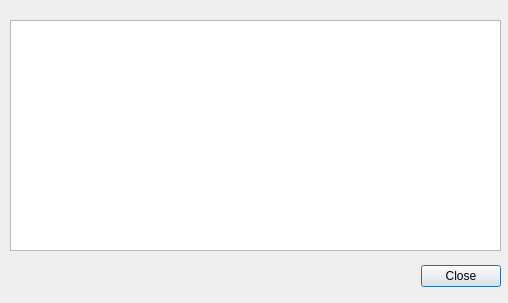
<?xml version="1.0" encoding="UTF-8"?>
<ui version="4.0">
 <class>sheetDialog</class>
 <widget class="QDialog" name="sheetDialog">
  <property name="geometry">
   <rect>
    <x>0</x>
    <y>0</y>
    <width>508</width>
    <height>303</height>
   </rect>
  </property>
  <property name="windowTitle">
   <string>Spreadsheet</string>
  </property>
  <property name="windowIcon">
   <iconset>
    <normaloff>../../logo_plain/blob.png</normaloff>../../logo_plain/blob.png</iconset>
  </property>
  <widget class="QDialogButtonBox" name="buttonBox">
   <property name="geometry">
    <rect>
     <x>160</x>
     <y>260</y>
     <width>341</width>
     <height>32</height>
    </rect>
   </property>
   <property name="orientation">
    <enum>Qt::Horizontal</enum>
   </property>
   <property name="standardButtons">
    <set>QDialogButtonBox::Close</set>
   </property>
  </widget>
  <widget class="QTextBrowser" name="textBrowser">
   <property name="geometry">
    <rect>
     <x>10</x>
     <y>20</y>
     <width>491</width>
     <height>231</height>
    </rect>
   </property>
  </widget>
 </widget>
 <resources/>
 <connections>
  <connection>
   <sender>buttonBox</sender>
   <signal>accepted()</signal>
   <receiver>sheetDialog</receiver>
   <slot>accept()</slot>
   <hints>
    <hint type="sourcelabel">
     <x>248</x>
     <y>254</y>
    </hint>
    <hint type="destinationlabel">
     <x>157</x>
     <y>274</y>
    </hint>
   </hints>
  </connection>
  <connection>
   <sender>buttonBox</sender>
   <signal>rejected()</signal>
   <receiver>sheetDialog</receiver>
   <slot>reject()</slot>
   <hints>
    <hint type="sourcelabel">
     <x>316</x>
     <y>260</y>
    </hint>
    <hint type="destinationlabel">
     <x>286</x>
     <y>274</y>
    </hint>
   </hints>
  </connection>
 </connections>
</ui>
